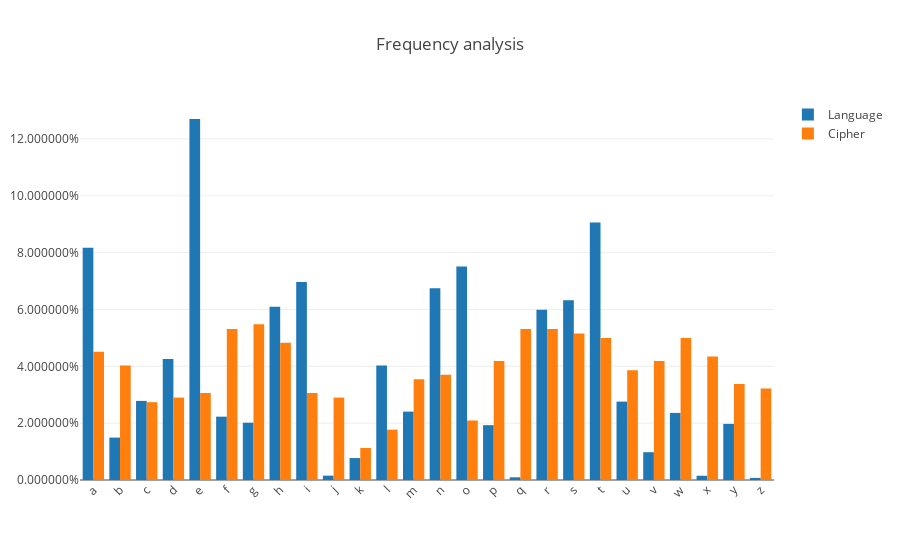

Notebook code for this chart:
### Code cell
fig = graph_objs.Figure(data=data, layout=layout)

plotly.iplot(fig)

### Figure 1 — Plotly figure (JSON) as saved in the notebook; plotly's stock layout.template omitted (floating-point values rounded to 4 significant figures)
{"data": [{"name": "Language", "type": "bar", "x": ["a", "b", "c", "d", "e", "f", "g", "h", "i", "j", "k", "l", "m", "n", "o", "p", "q", "r", "s", "t", "u", "v", "w", "x", "y", "z"], "y": [0.08167, 0.01492, 0.02782, 0.04253, 0.127, 0.02228, 0.02015, 0.06094, 0.06966, 0.00153, 0.00772, 0.04025, 0.02406, 0.06749, 0.07507, 0.01929, 0.00095, 0.05987, 0.06327, 0.09056, 0.02758, 0.00978, 0.0236, 0.0015, 0.01974, 0.00074]}, {"name": "Cipher", "type": "bar", "x": ["a", "b", "c", "d", "e", "f", "g", "h", "i", "j", "k", "l", "m", "n", "o", "p", "q", "r", "s", "t", "u", "v", "w", "x", "y", "z"], "y": [0.04509, 0.04026, 0.02738, 0.02899, 0.0306, 0.05314, 0.05475, 0.04831, 0.0306, 0.02899, 0.01127, 0.01771, 0.03543, 0.03704, 0.02093, 0.04187, 0.05314, 0.05314, 0.05153, 0.04992, 0.03865, 0.04187, 0.04992, 0.04348, 0.03382, 0.03221]}], "layout": {"barmode": "group", "title": "Frequency analysis", "xaxis": {"tickangle": -45}, "yaxis": {"tickformat": " %"}}}
